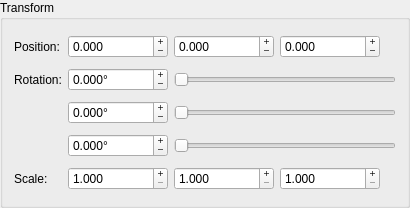
<?xml version="1.0" encoding="UTF-8"?>
<ui version="4.0">
 <class>TransformProperties</class>
 <widget class="QGroupBox" name="TransformProperties">
  <property name="geometry">
   <rect>
    <x>0</x>
    <y>0</y>
    <width>410</width>
    <height>208</height>
   </rect>
  </property>
  <property name="sizePolicy">
   <sizepolicy hsizetype="Maximum" vsizetype="Maximum">
    <horstretch>0</horstretch>
    <verstretch>0</verstretch>
   </sizepolicy>
  </property>
  <property name="windowTitle">
   <string>Transform</string>
  </property>
  <property name="title">
   <string>Transform</string>
  </property>
  <layout class="QGridLayout" name="gridLayout_5">
   <item row="0" column="0">
    <widget class="QLabel" name="labelPosition">
     <property name="text">
      <string>Position:</string>
     </property>
    </widget>
   </item>
   <item row="1" column="1">
    <layout class="QGridLayout" name="gridLayout">
     <property name="topMargin">
      <number>0</number>
     </property>
     <item row="0" column="1">
      <widget class="QSlider" name="rotX">
       <property name="sizePolicy">
        <sizepolicy hsizetype="MinimumExpanding" vsizetype="Fixed">
         <horstretch>0</horstretch>
         <verstretch>0</verstretch>
        </sizepolicy>
       </property>
       <property name="maximum">
        <number>720</number>
       </property>
       <property name="orientation">
        <enum>Qt::Horizontal</enum>
       </property>
      </widget>
     </item>
     <item row="0" column="0">
      <widget class="QDoubleSpinBox" name="spinRotX">
       <property name="sizePolicy">
        <sizepolicy hsizetype="MinimumExpanding" vsizetype="Fixed">
         <horstretch>0</horstretch>
         <verstretch>0</verstretch>
        </sizepolicy>
       </property>
       <property name="maximumSize">
        <size>
         <width>100</width>
         <height>16777215</height>
        </size>
       </property>
       <property name="acceptDrops">
        <bool>false</bool>
       </property>
       <property name="toolTip">
        <string>Rotation around X axis</string>
       </property>
       <property name="inputMethodHints">
        <set>Qt::ImhDigitsOnly|Qt::ImhFormattedNumbersOnly</set>
       </property>
       <property name="wrapping">
        <bool>true</bool>
       </property>
       <property name="buttonSymbols">
        <enum>QAbstractSpinBox::PlusMinus</enum>
       </property>
       <property name="suffix">
        <string>°</string>
       </property>
       <property name="decimals">
        <number>3</number>
       </property>
       <property name="maximum">
        <double>359.999000000000024</double>
       </property>
      </widget>
     </item>
    </layout>
   </item>
   <item row="4" column="1">
    <layout class="QGridLayout" name="scaleGrid">
     <item row="0" column="1">
      <widget class="QDoubleSpinBox" name="scaleY">
       <property name="sizePolicy">
        <sizepolicy hsizetype="MinimumExpanding" vsizetype="Fixed">
         <horstretch>0</horstretch>
         <verstretch>0</verstretch>
        </sizepolicy>
       </property>
       <property name="minimumSize">
        <size>
         <width>100</width>
         <height>0</height>
        </size>
       </property>
       <property name="maximumSize">
        <size>
         <width>80</width>
         <height>16777215</height>
        </size>
       </property>
       <property name="toolTip">
        <string>Scale in Y direction</string>
       </property>
       <property name="inputMethodHints">
        <set>Qt::ImhDigitsOnly</set>
       </property>
       <property name="buttonSymbols">
        <enum>QAbstractSpinBox::PlusMinus</enum>
       </property>
       <property name="decimals">
        <number>3</number>
       </property>
       <property name="minimum">
        <double>1.000000000000000</double>
       </property>
       <property name="maximum">
        <double>256.000000000000000</double>
       </property>
      </widget>
     </item>
     <item row="0" column="0">
      <widget class="QDoubleSpinBox" name="scaleX">
       <property name="sizePolicy">
        <sizepolicy hsizetype="Maximum" vsizetype="Fixed">
         <horstretch>0</horstretch>
         <verstretch>0</verstretch>
        </sizepolicy>
       </property>
       <property name="minimumSize">
        <size>
         <width>100</width>
         <height>0</height>
        </size>
       </property>
       <property name="maximumSize">
        <size>
         <width>16777215</width>
         <height>16777215</height>
        </size>
       </property>
       <property name="toolTip">
        <string>Scale in X direction</string>
       </property>
       <property name="inputMethodHints">
        <set>Qt::ImhDigitsOnly</set>
       </property>
       <property name="buttonSymbols">
        <enum>QAbstractSpinBox::PlusMinus</enum>
       </property>
       <property name="decimals">
        <number>3</number>
       </property>
       <property name="minimum">
        <double>1.000000000000000</double>
       </property>
       <property name="maximum">
        <double>256.000000000000000</double>
       </property>
      </widget>
     </item>
     <item row="0" column="2">
      <widget class="QDoubleSpinBox" name="scaleZ">
       <property name="sizePolicy">
        <sizepolicy hsizetype="MinimumExpanding" vsizetype="Fixed">
         <horstretch>0</horstretch>
         <verstretch>0</verstretch>
        </sizepolicy>
       </property>
       <property name="minimumSize">
        <size>
         <width>100</width>
         <height>0</height>
        </size>
       </property>
       <property name="maximumSize">
        <size>
         <width>80</width>
         <height>16777215</height>
        </size>
       </property>
       <property name="toolTip">
        <string>Scale in Z direction</string>
       </property>
       <property name="autoFillBackground">
        <bool>false</bool>
       </property>
       <property name="inputMethodHints">
        <set>Qt::ImhDigitsOnly</set>
       </property>
       <property name="buttonSymbols">
        <enum>QAbstractSpinBox::PlusMinus</enum>
       </property>
       <property name="decimals">
        <number>3</number>
       </property>
       <property name="minimum">
        <double>1.000000000000000</double>
       </property>
       <property name="maximum">
        <double>256.000000000000000</double>
       </property>
      </widget>
     </item>
     <item row="0" column="3">
      <spacer name="scaleSpacer">
       <property name="orientation">
        <enum>Qt::Horizontal</enum>
       </property>
       <property name="sizeHint" stdset="0">
        <size>
         <width>40</width>
         <height>20</height>
        </size>
       </property>
      </spacer>
     </item>
    </layout>
   </item>
   <item row="1" column="0">
    <widget class="QLabel" name="labelRotation">
     <property name="text">
      <string>Rotation:</string>
     </property>
    </widget>
   </item>
   <item row="0" column="1">
    <layout class="QGridLayout" name="positionGrid">
     <property name="topMargin">
      <number>0</number>
     </property>
     <property name="rightMargin">
      <number>0</number>
     </property>
     <item row="0" column="0">
      <widget class="QDoubleSpinBox" name="posX">
       <property name="sizePolicy">
        <sizepolicy hsizetype="MinimumExpanding" vsizetype="Fixed">
         <horstretch>0</horstretch>
         <verstretch>0</verstretch>
        </sizepolicy>
       </property>
       <property name="minimumSize">
        <size>
         <width>100</width>
         <height>0</height>
        </size>
       </property>
       <property name="maximumSize">
        <size>
         <width>100</width>
         <height>16777215</height>
        </size>
       </property>
       <property name="toolTip">
        <string>X coordinate of the model</string>
       </property>
       <property name="inputMethodHints">
        <set>Qt::ImhFormattedNumbersOnly</set>
       </property>
       <property name="buttonSymbols">
        <enum>QAbstractSpinBox::PlusMinus</enum>
       </property>
       <property name="decimals">
        <number>3</number>
       </property>
       <property name="minimum">
        <double>-100000000000000.000000000000000</double>
       </property>
       <property name="maximum">
        <double>100000000000000.000000000000000</double>
       </property>
      </widget>
     </item>
     <item row="0" column="2">
      <widget class="QDoubleSpinBox" name="posZ">
       <property name="sizePolicy">
        <sizepolicy hsizetype="MinimumExpanding" vsizetype="Fixed">
         <horstretch>0</horstretch>
         <verstretch>0</verstretch>
        </sizepolicy>
       </property>
       <property name="minimumSize">
        <size>
         <width>100</width>
         <height>0</height>
        </size>
       </property>
       <property name="maximumSize">
        <size>
         <width>80</width>
         <height>16777215</height>
        </size>
       </property>
       <property name="toolTip">
        <string>Z coordinate of the model</string>
       </property>
       <property name="buttonSymbols">
        <enum>QAbstractSpinBox::PlusMinus</enum>
       </property>
       <property name="decimals">
        <number>3</number>
       </property>
       <property name="minimum">
        <double>-100000000000000.000000000000000</double>
       </property>
       <property name="maximum">
        <double>10000.000000000000000</double>
       </property>
       <property name="value">
        <double>0.000000000000000</double>
       </property>
      </widget>
     </item>
     <item row="0" column="1">
      <widget class="QDoubleSpinBox" name="posY">
       <property name="sizePolicy">
        <sizepolicy hsizetype="MinimumExpanding" vsizetype="Fixed">
         <horstretch>0</horstretch>
         <verstretch>0</verstretch>
        </sizepolicy>
       </property>
       <property name="minimumSize">
        <size>
         <width>100</width>
         <height>0</height>
        </size>
       </property>
       <property name="maximumSize">
        <size>
         <width>80</width>
         <height>16777215</height>
        </size>
       </property>
       <property name="toolTip">
        <string>Y coordinate of  the model</string>
       </property>
       <property name="buttonSymbols">
        <enum>QAbstractSpinBox::PlusMinus</enum>
       </property>
       <property name="decimals">
        <number>3</number>
       </property>
       <property name="minimum">
        <double>-100000000000000.000000000000000</double>
       </property>
       <property name="maximum">
        <double>100000000000000.000000000000000</double>
       </property>
      </widget>
     </item>
     <item row="0" column="3">
      <spacer name="positionSpacer">
       <property name="orientation">
        <enum>Qt::Horizontal</enum>
       </property>
       <property name="sizeHint" stdset="0">
        <size>
         <width>40</width>
         <height>20</height>
        </size>
       </property>
      </spacer>
     </item>
    </layout>
   </item>
   <item row="2" column="1">
    <layout class="QGridLayout" name="rotationYGrid">
     <property name="spacing">
      <number>6</number>
     </property>
     <item row="0" column="1">
      <widget class="QSlider" name="rotY">
       <property name="sizePolicy">
        <sizepolicy hsizetype="MinimumExpanding" vsizetype="Fixed">
         <horstretch>0</horstretch>
         <verstretch>0</verstretch>
        </sizepolicy>
       </property>
       <property name="maximum">
        <number>720</number>
       </property>
       <property name="orientation">
        <enum>Qt::Horizontal</enum>
       </property>
      </widget>
     </item>
     <item row="0" column="0">
      <widget class="QDoubleSpinBox" name="spinRotY">
       <property name="sizePolicy">
        <sizepolicy hsizetype="MinimumExpanding" vsizetype="Fixed">
         <horstretch>0</horstretch>
         <verstretch>0</verstretch>
        </sizepolicy>
       </property>
       <property name="maximumSize">
        <size>
         <width>100</width>
         <height>16777215</height>
        </size>
       </property>
       <property name="toolTip">
        <string>Rotation around Y axis</string>
       </property>
       <property name="inputMethodHints">
        <set>Qt::ImhDigitsOnly|Qt::ImhFormattedNumbersOnly</set>
       </property>
       <property name="wrapping">
        <bool>true</bool>
       </property>
       <property name="buttonSymbols">
        <enum>QAbstractSpinBox::PlusMinus</enum>
       </property>
       <property name="suffix">
        <string>°</string>
       </property>
       <property name="decimals">
        <number>3</number>
       </property>
       <property name="maximum">
        <double>359.999000000000024</double>
       </property>
      </widget>
     </item>
    </layout>
   </item>
   <item row="3" column="1">
    <layout class="QGridLayout" name="rotationZGrid">
     <item row="0" column="1">
      <widget class="QSlider" name="rotZ">
       <property name="sizePolicy">
        <sizepolicy hsizetype="MinimumExpanding" vsizetype="Fixed">
         <horstretch>0</horstretch>
         <verstretch>0</verstretch>
        </sizepolicy>
       </property>
       <property name="maximum">
        <number>720</number>
       </property>
       <property name="orientation">
        <enum>Qt::Horizontal</enum>
       </property>
      </widget>
     </item>
     <item row="0" column="0">
      <widget class="QDoubleSpinBox" name="spinRotZ">
       <property name="sizePolicy">
        <sizepolicy hsizetype="MinimumExpanding" vsizetype="Fixed">
         <horstretch>0</horstretch>
         <verstretch>0</verstretch>
        </sizepolicy>
       </property>
       <property name="maximumSize">
        <size>
         <width>100</width>
         <height>16777215</height>
        </size>
       </property>
       <property name="toolTip">
        <string>Rotation around Z axis</string>
       </property>
       <property name="inputMethodHints">
        <set>Qt::ImhDigitsOnly|Qt::ImhFormattedNumbersOnly</set>
       </property>
       <property name="wrapping">
        <bool>true</bool>
       </property>
       <property name="buttonSymbols">
        <enum>QAbstractSpinBox::PlusMinus</enum>
       </property>
       <property name="suffix">
        <string>°</string>
       </property>
       <property name="decimals">
        <number>3</number>
       </property>
       <property name="minimum">
        <double>0.000000000000000</double>
       </property>
       <property name="maximum">
        <double>359.999000000000024</double>
       </property>
       <property name="value">
        <double>0.000000000000000</double>
       </property>
      </widget>
     </item>
    </layout>
   </item>
   <item row="4" column="0">
    <widget class="QLabel" name="labelScale">
     <property name="text">
      <string>Scale:</string>
     </property>
    </widget>
   </item>
  </layout>
 </widget>
 <tabstops>
  <tabstop>posX</tabstop>
  <tabstop>posY</tabstop>
  <tabstop>posZ</tabstop>
  <tabstop>spinRotX</tabstop>
  <tabstop>spinRotY</tabstop>
  <tabstop>spinRotZ</tabstop>
  <tabstop>scaleX</tabstop>
  <tabstop>scaleY</tabstop>
  <tabstop>scaleZ</tabstop>
  <tabstop>rotX</tabstop>
  <tabstop>rotY</tabstop>
  <tabstop>rotZ</tabstop>
 </tabstops>
 <resources/>
 <connections/>
</ui>
